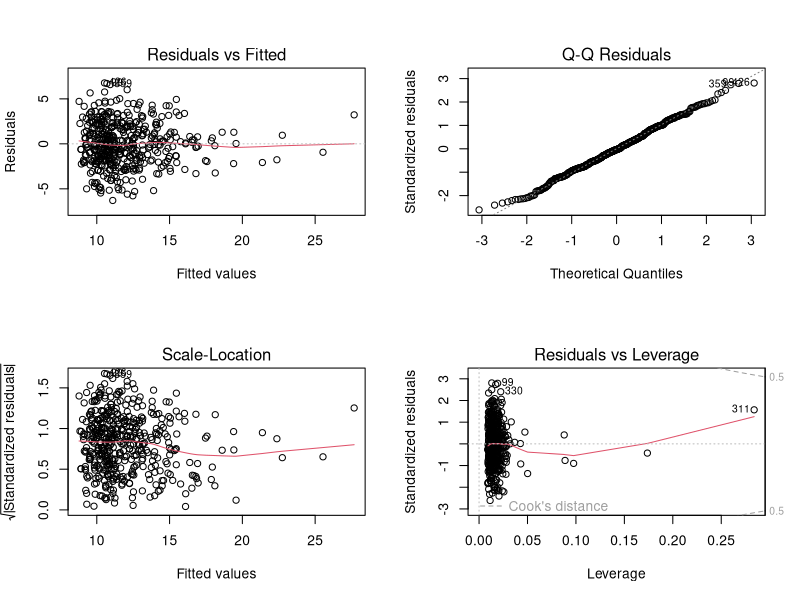
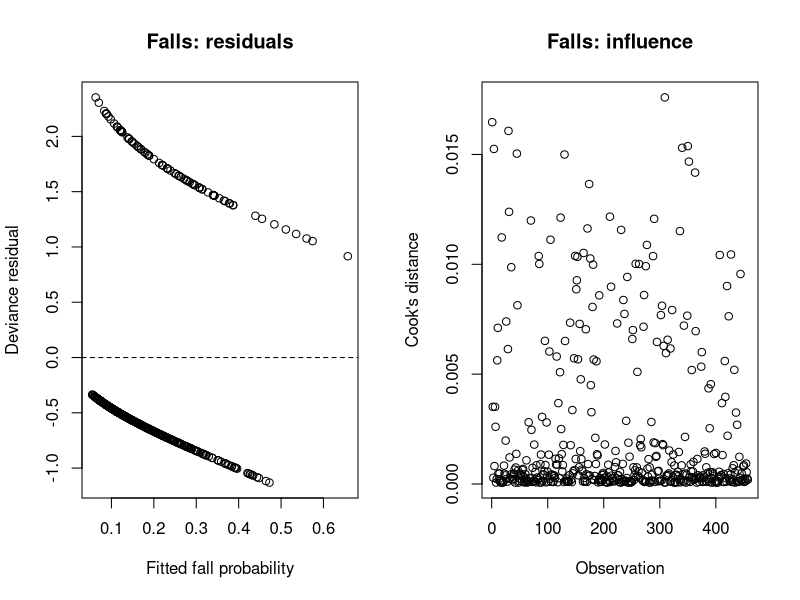
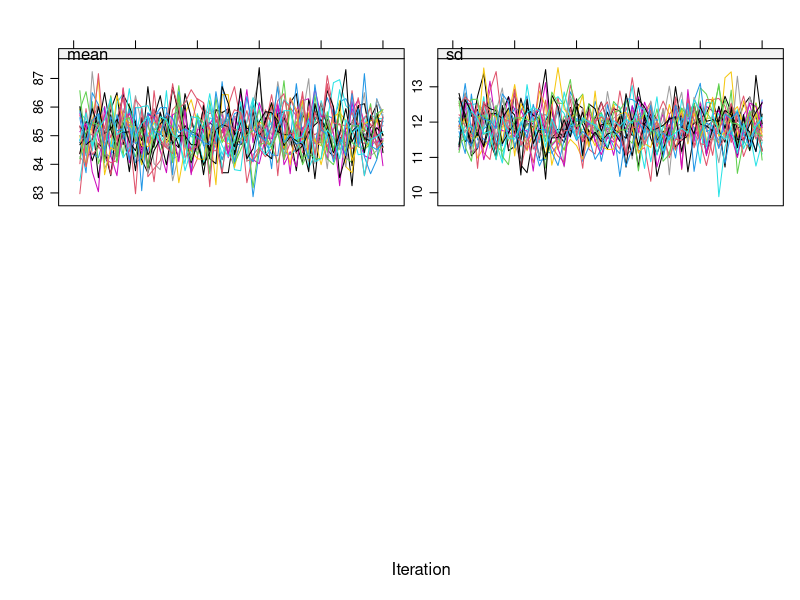
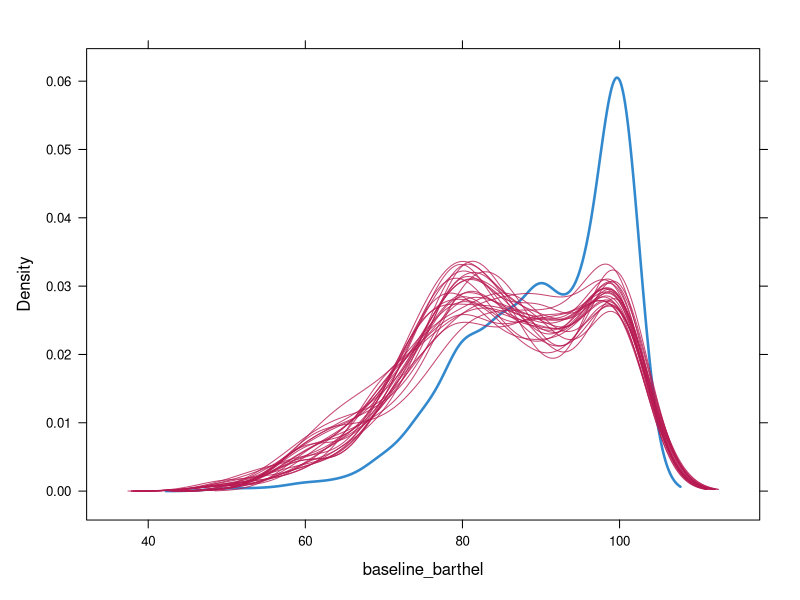
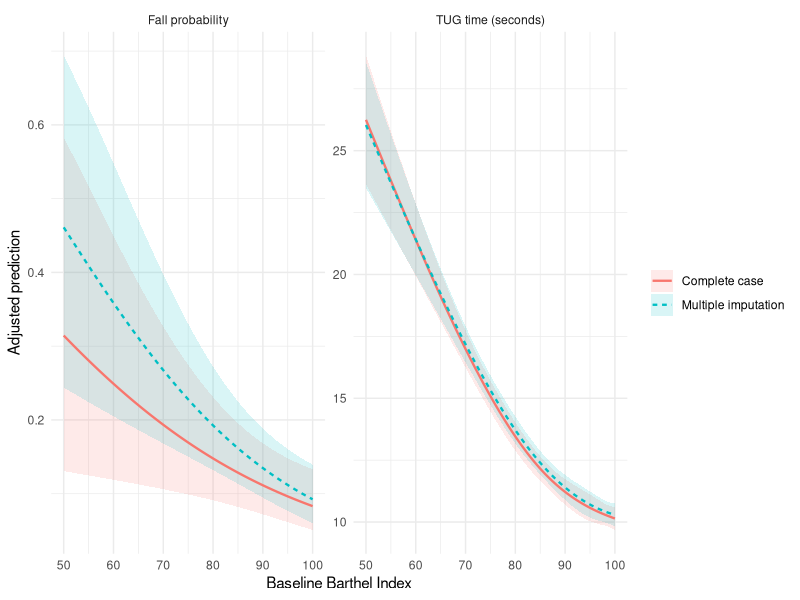
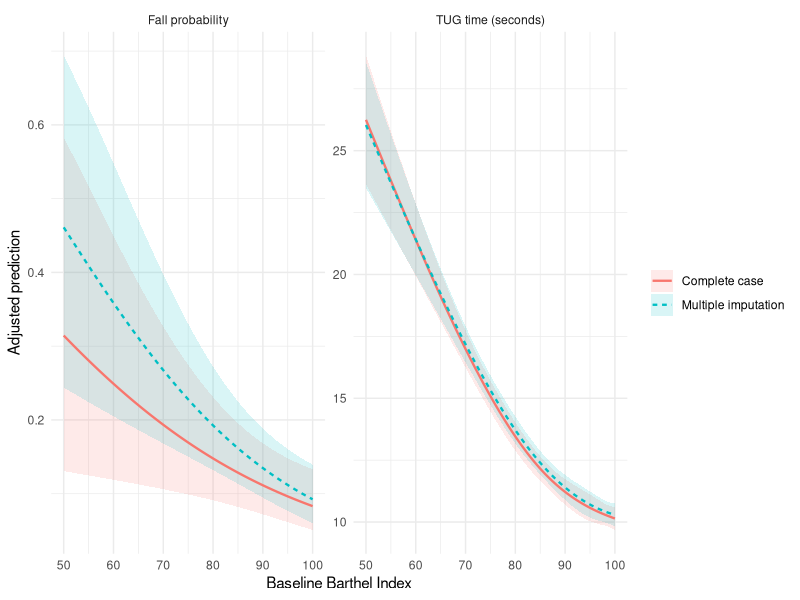

Write R code to recreate these figures, in order.
# MAM03 Week 2: Functional independence, mobility and falls
# Run from the folder containing home.csv.

pkgs <- c("mice", "ggplot2", "dplyr")
missing_pkgs <- pkgs[!vapply(pkgs, requireNamespace, logical(1), quietly = TRUE)]
if (length(missing_pkgs)) install.packages(missing_pkgs)

library(mice)
library(ggplot2)
library(dplyr)
set.seed(2026)

# 1. Import and prepare data 
d <- read.csv("home.csv")
d <- d %>% mutate(
  sex = factor(sex, levels = c("Female", "Male")),
  living_alone = factor(living_alone, levels = c(0, 1), labels = c("No", "Yes")),
  previous_fall = factor(previous_fall, levels = c(0, 1), labels = c("No", "Yes")),
  walking_aid = factor(walking_aid, levels = c(0, 1), labels = c("No", "Yes")),
  fall_followup = as.integer(fall_followup),
  barthel_missing = as.integer(is.na(baseline_barthel))
)
stopifnot(nrow(d) == dplyr::n_distinct(d$participant_id),
          all(na.omit(d$fall_followup) %in% 0:1),
          all(na.omit(d$baseline_barthel) %in% seq(0, 100, 5)))

# 2. Baseline table (saved for the report) ----------------------------------
fmt_mean <- function(x) sprintf("%.1f (%.1f)", mean(x, na.rm = TRUE), sd(x, na.rm = TRUE))
fmt_median <- function(x) {
  q <- quantile(x, c(.25, .75), na.rm = TRUE)
  sprintf("%.0f (%.0f--%.0f)", median(x, na.rm = TRUE), q[1], q[2])
}
fmt_level <- function(x, level) sprintf("%d (%.1f%%)", sum(x == level, na.rm = TRUE),
                                 100 * mean(x == level, na.rm = TRUE))
fmt_missing <- function(x) sprintf("%d (%.1f%%)", sum(is.na(x)), 100 * mean(is.na(x)))
groups <- list(Overall = d, `Previous fall` = filter(d, previous_fall == "Yes"),
               `No previous fall` = filter(d, previous_fall == "No"))
baseline_table <- data.frame(
  Variable = c("Age, mean (SD)", "Female, n (%)", "Living alone, n (%)",
               "Walking aid, n (%)", "Barthel, median (IQR)", "Barthel missing, n (%)"),
  Overall = c(fmt_mean(groups[[1]]$age), fmt_level(groups[[1]]$sex, "Female"),
              fmt_level(groups[[1]]$living_alone, "Yes"), fmt_level(groups[[1]]$walking_aid, "Yes"),
              fmt_median(groups[[1]]$baseline_barthel), fmt_missing(groups[[1]]$baseline_barthel)),
  `Previous fall` = c(fmt_mean(groups[[2]]$age), fmt_level(groups[[2]]$sex, "Female"),
                      fmt_level(groups[[2]]$living_alone, "Yes"), fmt_level(groups[[2]]$walking_aid, "Yes"),
                      fmt_median(groups[[2]]$baseline_barthel), fmt_missing(groups[[2]]$baseline_barthel)),
  `No previous fall` = c(fmt_mean(groups[[3]]$age), fmt_level(groups[[3]]$sex, "Female"),
                         fmt_level(groups[[3]]$living_alone, "Yes"), fmt_level(groups[[3]]$walking_aid, "Yes"),
                         fmt_median(groups[[3]]$baseline_barthel), fmt_missing(groups[[3]]$baseline_barthel))
)
names(baseline_table)[2:4] <- c(paste0("Overall (n=", nrow(groups[[1]]), ")"),
                                paste0("Previous fall (n=", nrow(groups[[2]]), ")"),
                                paste0("No previous fall (n=", nrow(groups[[3]]), ")"))
print(baseline_table, row.names = FALSE)
write.csv(baseline_table, "baseline_table_for_report.csv", row.names = FALSE)

# 3. Complete-case regression and model selection ---------------------------
cc <- filter(d, !is.na(baseline_barthel)) %>% mutate(barthel10 = baseline_barthel / 10)
# The spline's internal knots are selected automatically by ns() from the
# observed Barthel distribution, then held fixed across all imputed datasets.
spline_template <- splines::ns(cc$baseline_barthel, df = 3)
barthel_knots <- attr(spline_template, "knots")
barthel_boundary <- attr(spline_template, "Boundary.knots")
cat("Complete cases:", nrow(cc), "of", nrow(d), "\n")
cat("Automatically selected spline knots:", barthel_knots,
    "(boundaries:", barthel_boundary, ")\n")

# Primary adjustment set: age, sex, living alone and previous falls.
# Walking-aid use is reserved for imputation/sensitivity analyses because it
# overlaps conceptually with the functional-mobility construct measured by Barthel.
tug_unadj_linear <- lm(followup_tug ~ baseline_barthel, data = cc)
tug_unadj_spline <- lm(followup_tug ~ splines::ns(baseline_barthel, knots = barthel_knots,
                                                   Boundary.knots = barthel_boundary), data = cc)
tug_adj_linear <- lm(followup_tug ~ baseline_barthel + age + sex + living_alone + previous_fall, data = cc)
tug_adj_spline <- lm(followup_tug ~ splines::ns(baseline_barthel, knots = barthel_knots,
                                                 Boundary.knots = barthel_boundary) +
                       age + sex + living_alone + previous_fall, data = cc)

fall_unadj_linear <- glm(fall_followup ~ barthel10, family = binomial, data = cc)
fall_unadj_spline <- glm(fall_followup ~ splines::ns(baseline_barthel, knots = barthel_knots,
                                                      Boundary.knots = barthel_boundary),
                         family = binomial, data = cc)
fall_adj_linear <- glm(fall_followup ~ barthel10 + age + sex + living_alone + previous_fall,
                       family = binomial, data = cc)
fall_adj_spline <- glm(fall_followup ~ splines::ns(baseline_barthel, knots = barthel_knots,
                                                    Boundary.knots = barthel_boundary) +
                         age + sex + living_alone + previous_fall,
                       family = binomial, data = cc)

# TUG: linear versus spline (unadjusted, then adjusted)
print(anova(tug_unadj_linear, tug_unadj_spline))
print(anova(tug_adj_linear, tug_adj_spline))
# TUG: covariate adjustment tests
print(anova(tug_unadj_linear, tug_adj_linear))
print(anova(tug_unadj_spline, tug_adj_spline))
# Falls: linear versus spline (unadjusted, then adjusted)
print(anova(fall_unadj_linear, fall_unadj_spline, test = "LRT"))
fall_shape_test <- anova(fall_adj_linear, fall_adj_spline, test = "LRT")
print(fall_shape_test)
# Falls: covariate adjustment tests
print(anova(fall_unadj_linear, fall_adj_linear, test = "LRT"))
print(anova(fall_unadj_spline, fall_adj_spline, test = "LRT"))

model_fit <- data.frame(
  Model = c("TUG linear adjusted", "TUG spline adjusted", "Falls linear adjusted", "Falls spline adjusted"),
  AIC = c(AIC(tug_adj_linear), AIC(tug_adj_spline), AIC(fall_adj_linear), AIC(fall_adj_spline)),
  BIC = c(BIC(tug_adj_linear), BIC(tug_adj_spline), BIC(fall_adj_linear), BIC(fall_adj_spline))
)
print(model_fit, row.names = FALSE)
# Selected complete-case models
print(summary(tug_adj_spline))
print(summary(fall_adj_linear))
cat("Fall logistic model converged:", fall_adj_linear$converged, "\n")

# Odds ratios per 10-point higher Barthel score.
or10 <- function(model, term = "barthel10") {
  z <- coef(summary(model))[term, ]
  c(OR = exp(z[1]), lower = exp(z[1] - 1.96 * z[2]),
    upper = exp(z[1] + 1.96 * z[2]), p = z[4])
}
cat("Unadjusted fall OR per 10 points:\n"); print(or10(fall_unadj_linear))
cat("Adjusted fall OR per 10 points:\n"); print(or10(fall_adj_linear))

# Optional sensitivity analyses: add walking-aid use to the primary models.
cat("\nSensitivity analyses adding walking-aid use\n")
print(summary(update(tug_adj_spline, . ~ . + walking_aid)))
print(summary(update(fall_adj_linear, . ~ . + walking_aid)))

# Diagnostics: examine plots in the R plotting pane
oldpar <- par(mfrow = c(2, 2)); plot(tug_adj_spline); par(oldpar)
oldpar <- par(mfrow = c(1, 2))
plot(fitted(fall_adj_linear), residuals(fall_adj_linear, type = "deviance"),
     xlab = "Fitted fall probability", ylab = "Deviance residual", main = "Falls: residuals")
abline(h = 0, lty = 2)
plot(cooks.distance(fall_adj_linear), ylab = "Cook's distance", xlab = "Observation",
     main = "Falls: influence")
par(oldpar)

# Largest fall-model Cook's distances
print(sort(cooks.distance(fall_adj_linear), decreasing = TRUE)[1:5])

# 4. Missingness exploration ------------------------------------------------
d$barthel_missing <- as.integer(is.na(d$baseline_barthel))
# Barthel missingness by observed characteristics
print(d %>% group_by(barthel_missing) %>% summarise(
  n = n(), mean_age = mean(age), mean_TUG = mean(followup_tug),
  fall_followup_pct = 100 * mean(fall_followup),
  previous_fall_pct = 100 * mean(previous_fall == "Yes"),
  walking_aid_pct = 100 * mean(walking_aid == "Yes"), .groups = "drop"))
missing_model <- glm(barthel_missing ~ age + sex + living_alone + previous_fall +
                       walking_aid + followup_tug + fall_followup,
                     family = binomial, data = d)
# Associations with Barthel missingness (not causal effects)
print(summary(missing_model))

# 5. Multiple imputation ----------------------------------------------------
# Only Barthel is incomplete. PMM preserves its observed range and 5-point scale.
mi_data <- d %>% select(-participant_id, -barthel_missing)
method <- mice::make.method(mi_data); method[] <- ""; method["baseline_barthel"] <- "pmm"
pred <- mice::make.predictorMatrix(mi_data); pred[,] <- 0
pred["baseline_barthel", setdiff(names(mi_data), "baseline_barthel")] <- 1
imp <- mice(mi_data, m = 25, maxit = 50, method = method,
            predictorMatrix = pred, seed = 2026, printFlag = FALSE)
print(imp$loggedEvents)
plot(imp)                                  # trace/convergence plot: display only
densityplot(imp, ~ baseline_barthel)       # observed versus imputed: display only
imp_long <- complete(imp, "long")$baseline_barthel
cat("Imputed Barthel range:", range(imp_long),
    "; all values on 5-point scale:", all(imp_long %% 5 == 0), "\n")
stopifnot(min(imp_long) >= 0, max(imp_long) <= 100, all(imp_long %% 5 == 0))

completed <- lapply(seq_len(imp$m), function(i) {
  z <- complete(imp, i)
  z$barthel10 <- z$baseline_barthel / 10
  z
})
tug_mi <- lapply(completed, function(z) lm(
  followup_tug ~ splines::ns(baseline_barthel, knots = barthel_knots,
                             Boundary.knots = barthel_boundary) +
    age + sex + living_alone + previous_fall, data = z))
fall_mi <- lapply(completed, function(z) glm(
  fall_followup ~ barthel10 + age + sex + living_alone + previous_fall,
  family = binomial, data = z))

# Pooled MI: adjusted TUG spline model
tug_pooled <- pool(as.mira(tug_mi))
print(summary(tug_pooled, conf.int = TRUE))
# Pooled MI: adjusted fall logistic model
fall_pooled <- pool(as.mira(fall_mi))
fall_pool_summary <- summary(fall_pooled, conf.int = TRUE)
print(fall_pool_summary)
fall_barthel <- subset(fall_pool_summary, term == "barthel10")
# Pooled fall OR per 10 points and 95% CI
print(c(OR = exp(fall_barthel$estimate), lower = exp(fall_barthel$`2.5 %`),
        upper = exp(fall_barthel$`97.5 %`), p = fall_barthel$p.value))

# 6. Adjusted predictions and report figure --------------------------------
# Predictions use one explicit reference profile, not population-average risks.
profile <- data.frame(
  age = median(d$age),
  sex = factor("Female", levels = levels(d$sex)),
  living_alone = factor("No", levels = levels(d$living_alone)),
  previous_fall = factor("No", levels = levels(d$previous_fall))
)
newdata <- function(scores) {
  z <- profile[rep(1, length(scores)), , drop = FALSE]
  z$baseline_barthel <- scores
  z$barthel10 <- scores / 10
  z
}
model_matrix <- function(fit, nd) {
  tt <- delete.response(terms(fit))
  mf <- model.frame(tt, nd, xlev = fit$xlevels, na.action = na.pass)
  X <- model.matrix(tt, mf, contrasts.arg = fit$contrasts)
  X[, names(coef(fit)), drop = FALSE]
}
pool_scalar_ci <- function(Q, U, n, k) {
  p <- mice::pool.scalar(Q = Q, U = U, n = n, k = k)
  se <- sqrt(p$t); crit <- qt(.975, p$df)
  c(est = p$qbar, lo = p$qbar - crit * se, hi = p$qbar + crit * se)
}
cc_predict <- function(fit, nd, logistic = FALSE) {
  p <- if (logistic) predict(fit, nd, type = "link", se.fit = TRUE) else
    predict(fit, nd, se.fit = TRUE)
  crit <- if (logistic) qnorm(.975) else qt(.975, df.residual(fit))
  lo <- p$fit - crit * p$se.fit; hi <- p$fit + crit * p$se.fit
  if (logistic) data.frame(est = plogis(p$fit), lo = plogis(lo), hi = plogis(hi))
  else data.frame(est = p$fit, lo = lo, hi = hi)
}
mi_predict <- function(fits, nd, logistic = FALSE) {
  bits <- lapply(fits, function(fit) {
    X <- model_matrix(fit, nd); V <- vcov(fit)
    list(q = as.numeric(X %*% coef(fit)),
         u = pmax(0, rowSums((X %*% V) * X)))
  })
  do.call(rbind, lapply(seq_len(nrow(nd)), function(j) {
    pooled <- pool_scalar_ci(vapply(bits, function(x) x$q[j], numeric(1)),
                             vapply(bits, function(x) x$u[j], numeric(1)),
                             n = nrow(completed[[1]]), k = length(coef(fits[[1]])))
    if (logistic) data.frame(est = as.numeric(plogis(pooled["est"])),
                             lo = as.numeric(plogis(pooled["lo"])),
                             hi = as.numeric(plogis(pooled["hi"])))
    else data.frame(est = unname(pooled["est"]), lo = unname(pooled["lo"]),
                    hi = unname(pooled["hi"]))
  }))
}

scores <- c(70, 90)
grid <- seq(min(cc$baseline_barthel), max(cc$baseline_barthel), length.out = 100)
make_curve <- function(model, fits, outcome, logistic = FALSE) {
  cc <- cc_predict(model, newdata(grid), logistic)
  mi <- mi_predict(fits, newdata(grid), logistic)
  bind_rows(
    data.frame(Barthel = grid, cc, Outcome = outcome, Analysis = "Complete case"),
    data.frame(Barthel = grid, mi, Outcome = outcome, Analysis = "Multiple imputation")
  )
}
curves <- bind_rows(
  make_curve(tug_adj_spline, tug_mi, "TUG time (seconds)"),
  make_curve(fall_adj_linear, fall_mi, "Fall probability", logistic = TRUE)
)
curve_plot <- ggplot(curves, aes(Barthel, est, colour = Analysis, fill = Analysis,
                                  linetype = Analysis)) +
  geom_ribbon(aes(ymin = lo, ymax = hi), alpha = .15, colour = NA) +
  geom_line(linewidth = .8) +
  facet_wrap(~Outcome, scales = "free_y", nrow = 1) +
  scale_x_continuous(breaks = seq(50, 100, 10), limits = c(50, 100)) +
  labs(x = "Baseline Barthel Index", y = "Adjusted prediction") +
  theme_minimal() + theme(legend.title = element_blank())
print(curve_plot)
ggsave("Figure1_adjusted_Barthel_curves.png", curve_plot,
       width = 8.5, height = 4.2, dpi = 300)

cc_tug_points <- cc_predict(tug_adj_spline, newdata(scores))
cc_fall_points <- cc_predict(fall_adj_linear, newdata(scores), logistic = TRUE)
mi_tug_points <- mi_predict(tug_mi, newdata(scores))
mi_fall_points <- mi_predict(fall_mi, newdata(scores), logistic = TRUE)
make_row <- function(outcome, analysis, p, unit = "", diff_unit = unit) data.frame(
  Outcome = outcome, Analysis = analysis,
  `Barthel 70` = sprintf("%.3f (%.3f--%.3f)%s", p$est[1], p$lo[1], p$hi[1], unit),
  `Barthel 90` = sprintf("%.3f (%.3f--%.3f)%s", p$est[2], p$lo[2], p$hi[2], unit),
  `Difference (70 minus 90)` = sprintf("%.3f%s", p$est[1] - p$est[2], diff_unit),
  check.names = FALSE
)
prediction_table <- bind_rows(
  make_row("TUG", "Complete case", cc_tug_points, " s"),
  make_row("TUG", "Multiple imputation", mi_tug_points, " s"),
  make_row("Falls", "Complete case", transform(cc_fall_points, est = 100*est, lo = 100*lo, hi = 100*hi), "%", " pp"),
  make_row("Falls", "Multiple imputation", transform(mi_fall_points, est = 100*est, lo = 100*lo, hi = 100*hi), "%", " pp")
)
print(prediction_table, row.names = FALSE)
write.csv(prediction_table, "predictions_for_report.csv", row.names = FALSE)

# Reference profile used for predictions:
print(profile)

# Saved outputs: 
# baseline_table_for_report.csv
# predictions_for_report.csv
# Figure1_adjusted_Barthel_curves.png
